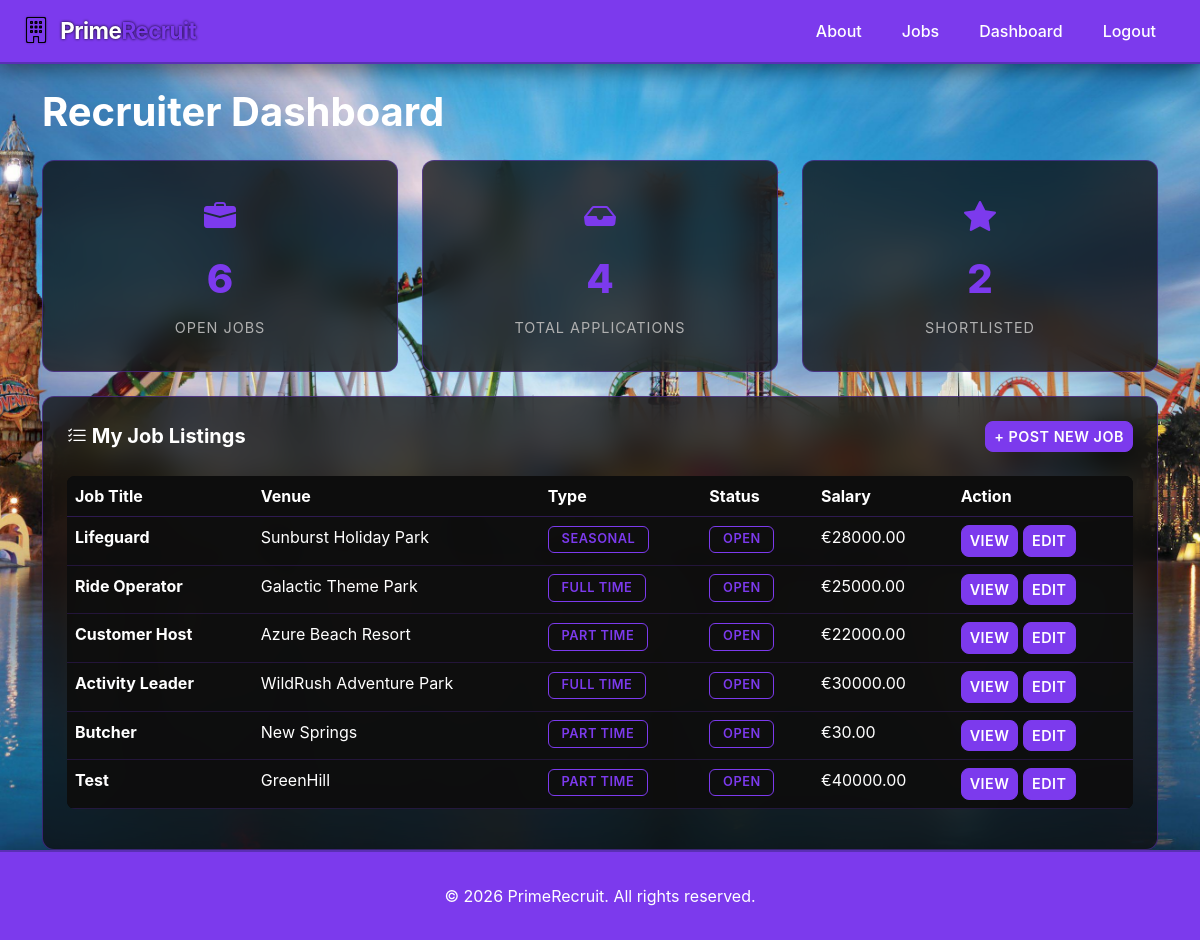
The app's page /dashboard/recruiter/ (signed in) with its own data.
### recruitment/models.py (models this page shows, shortened)
class JobListing(models.Model):
    VENUE_CHOICES = [
        ('holiday_park', 'Holiday Park'),
        ('theme_park', 'Theme Park'),
        ('resort', 'Resort'),
        ('adventure_park', 'Adventure Park'),
    ]
    TYPE_CHOICES = [
        ('full_time', 'Full Time'),
        ('part_time', 'Part Time'),
        ('seasonal', 'Seasonal'),
    ]
    STATUS_CHOICES = [
        ('open', 'Open'),
        ('closed', 'Closed'),
    ]
    title = models.CharField(max_length=200)
    venue_name = models.CharField(max_length=200)
    venue_type = models.CharField(max_length=50, choices=VENUE_CHOICES)
    description = models.TextField()
    employment_type = models.CharField(max_length=20, choices=TYPE_CHOICES)
    salary = models.DecimalField(max_digits=8, decimal_places=2)
    status = models.CharField(
        max_length=10, choices=STATUS_CHOICES, default='open')
    venue_image = models.ImageField(upload_to='venues/', null=True, blank=True)
    created_by = models.ForeignKey(User, on_delete=models.CASCADE)
    created_at = models.DateTimeField(auto_now_add=True)

### recruitment/views.py (the view)
# urls.py: path('dashboard/recruiter/', views.dashboard_recruiter,
@login_required
def dashboard_recruiter(request):
    profile = get_profile(request.user)
    if not request.user.is_superuser and (not profile or profile.role != 'recruiter'):
        return render(request, 'recruitment/denied.html', status=403)
    my_jobs = JobListing.objects.filter(created_by=request.user)
    total_apps = Application.objects.filter(
        job__created_by=request.user).count()
    shortlisted = Application.objects.filter(
        job__created_by=request.user,
        status='shortlisted').count()
    context = {
        'my_jobs': my_jobs,
        'total_apps': total_apps,
        'shortlisted': shortlisted,
    }
    return render(request, 'recruitment/dashboard_recruiter.html', context)

### recruitment/views.py (called while the page is built)
def get_profile(user):
    try:
        return UserProfile.objects.get(user=user)
    except UserProfile.DoesNotExist:
        return None

### recruitment/templates/recruitment/dashboard_recruiter.html
{% extends 'recruitment/base.html' %}
{% block content %}
<div class="container mt-4">
    <h1 class="mb-4">Recruiter Dashboard</h1>
    <div class="row g-4 mb-4">
        <div class="col-md-4">
            <div class="stat-card">
                <i class="bi bi-briefcase-fill" style="font-size: 2rem; color: #7c3aed; margin-bottom: 10px;"></i>
                <div class="stat-number">{{ my_jobs.count }}</div>
                <div class="stat-label">Open Jobs</div>
            </div>
        </div>
        <div class="col-md-4">
            <div class="stat-card">
                <i class="bi bi-inbox-fill" style="font-size: 2rem; color: #7c3aed; margin-bottom: 10px;"></i>
                <div class="stat-number">{{ total_apps }}</div>
                <div class="stat-label">Total Applications</div>
            </div>
        </div>
        <div class="col-md-4">
            <div class="stat-card">
                <i class="bi bi-star-fill" style="font-size: 2rem; color: #7c3aed; margin-bottom: 10px;"></i>
                <div class="stat-number">{{ shortlisted }}</div>
                <div class="stat-label">Shortlisted</div>
            </div>
        </div>
    </div>
    <div class="card p-4">
        <div class="d-flex justify-content-between align-items-center mb-4">
            <h5 class="mb-0"><i class="bi bi-list-check"></i> My Job Listings</h5>
            <a href="{% url 'job_create' %}" class="btn btn-primary btn-sm" style="color: white; background: #7c3aed; border: 1px solid #7c3aed;">+ Post New Job</a>
        </div>
        {% if my_jobs %}
            <div class="table-responsive">
                <table class="table">
                    <thead>
                        <tr>
                            <th>Job Title</th>
                            <th>Venue</th>
                            <th>Type</th>
                            <th>Status</th>
                            <th>Salary</th>
                            <th>Action</th>
                        </tr>
                    </thead>
                    <tbody>
                        {% for job in my_jobs %}
                            <tr>
                                <td><strong>{{ job.title }}</strong></td>
                                <td>{{ job.venue_name }}</td>
                                <td><span class="badge">{{ job.get_employment_type_display }}</span></td>
                                <td><span class="badge badge-{{ job.status }}">{{ job.get_status_display }}</span></td>
                                <td>€{{ job.salary }}</td>
                                <td>
                                    <a href="{% url 'job_detail' job.pk %}" class="btn btn-sm btn-outline-light">View</a>
                                    <a href="{% url 'job_edit' job.pk %}" class="btn btn-sm btn-outline-light">Edit</a>
                                </td>
                            </tr>
                        {% endfor %}
                    </tbody>
                </table>
            </div>
        {% else %}
            <div class="alert alert-info mb-0">You haven't posted any jobs yet. <a href="{% url 'job_create' %}">Create one now</a></div>
        {% endif %}
    </div>
</div>
{% endblock %}

### static/css/style.css (style rules this page uses)
* { margin: 0; padding: 0; box-sizing: border-box; }
body { background-image: url('../images/Wallpaper.jpg') !important; background-attachment: fixed !important; background-size: cover !important; background-position: center !important; background-repeat: no-repeat !important; color: #ffffff; font-family: -apple-system, BlinkMacSystemFont, 'Segoe UI', 'Roboto', 'Oxygen', 'Ubuntu', 'Cantarell', sans-serif; display: flex; flex-direction: column; min-height: 100vh; }
main, .container-fluid, .container { background: transparent !important; }
.card { background: rgba(13, 13, 13, 0.75) !important; border: 1px solid rgba(124, 58, 237, 0.4); border-radius: 12px; transition: all 0.3s ease; backdrop-filter: blur(15px); }
.card p, .card li, .card span:not(.badge):not(.badge-skill), .card label, .card small, .card strong, .card div:not(.badge):not(.feature-icon):not(.stat-number):not(.stat-label) { color: #e8e8e8; }
.btn { border-radius: 8px; font-weight: 600; transition: all 0.3s ease; text-transform: uppercase; letter-spacing: 0.5px; font-size: 0.9rem; }
.btn-primary { background: #7c3aed !important; border: 1px solid #7c3aed !important; color: #ffffff !important; }
.btn-outline-light { color: #ffffff !important; border: 1px solid rgba(124, 58, 237, 0.7) !important; transition: all 0.3s ease; background: rgba(124, 58, 237, 0.2) !important; }
.table .btn, .table .btn-sm { background: #7c3aed !important; border: 1px solid #7c3aed !important; color: #ffffff !important; opacity: 1 !important; }
.badge { background: transparent !important; border: 1px solid #7c3aed; color: #7c3aed; padding: 0.4rem 0.8rem; border-radius: 6px; font-size: 0.8rem; font-weight: 600; text-transform: uppercase; letter-spacing: 0.5px; }
h1, h2, h3, h4, h5, h6 { color: #ffffff; font-weight: 700; }
.stat-card { background: rgba(13, 13, 13, 0.75) !important; border: 1px solid rgba(124, 58, 237, 0.4); padding: 2rem 1.5rem; border-radius: 12px; text-align: center; transition: all 0.3s ease; position: relative; overflow: hidden; backdrop-filter: blur(15px); }
.stat-number { font-size: 2.5rem; font-weight: 800; color: #7c3aed; margin: 0.5rem 0; }
.stat-label { color: #b0b0b0; font-size: 0.9rem; text-transform: uppercase; letter-spacing: 1px; margin-top: 0.5rem; }
.table { color: #ffffff; border-color: rgba(124, 58, 237, 0.3); background: rgba(13, 13, 13, 0.75) !important; border-radius: 8px; overflow: hidden; }
.table thead { background: rgba(13, 13, 13, 0.88) !important; border-color: rgba(124, 58, 237, 0.3); }
.table tbody tr { border-color: rgba(124, 58, 237, 0.2); transition: all 0.3s ease; background: rgba(13, 13, 13, 0.65) !important; }
.table th, .table td, .table tbody tr td, .table tbody tr th, .table tbody tr td strong, .table tbody tr td a, .card .table td, .card .table th, .card .table td strong, .card .table td a { color: #ffffff !important; }
.table thead th { color: #ffffff !important; font-weight: 700; background: rgba(13, 13, 13, 0.95) !important; }
.table tbody tr td { background: rgba(13, 13, 13, 0.7) !important; }
a { color: #7c3aed; text-decoration: none; transition: all 0.3s ease; }

### records on screen
JobListing: title "Lifeguard", venue_name "Sunburst Holiday Park", employment_type "SEASONAL", status "OPEN", salary "28000.00"
JobListing: title "Ride Operator", venue_name "Galactic Theme Park", employment_type "FULL TIME", status "OPEN", salary "25000.00"
JobListing: title "Customer Host", venue_name "Azure Beach Resort", employment_type "PART TIME", status "OPEN", salary "22000.00"
JobListing: title "Activity Leader", venue_name "WildRush Adventure Park", employment_type "FULL TIME", status "OPEN", salary "30000.00"
JobListing: title "Butcher", venue_name "New Springs", employment_type "PART TIME", status "OPEN", salary "30.00"
JobListing: title "Test", venue_name "GreenHill", employment_type "PART TIME", status "OPEN", salary "40000.00"

### other values on screen
{{ my_jobs.count }} "6"
{{ total_apps }} "4"
{{ shortlisted }} "2"
